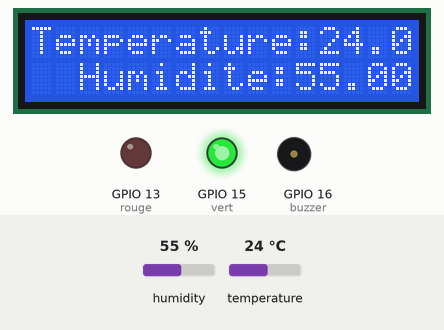
The sketch below on a simulated ESP8266 (NodeMCU). On the bench: 16×2 character LCD, output pins drawn as LEDs (lit = HIGH), buzzer (waves = sounding, pin HIGH). Dashed ring = blinking. Inputs (shaded band) come from the test bench; at power-on: temperature 24 °C, humidity 55 %. WiFi joins after 1.5 s; servers stay silent unless stated; what the sketch prints to the serial monitor is not drawn.

Above: at 4.6 s.
4.7 s: temperature set to 26 °C
At 8.2 s:
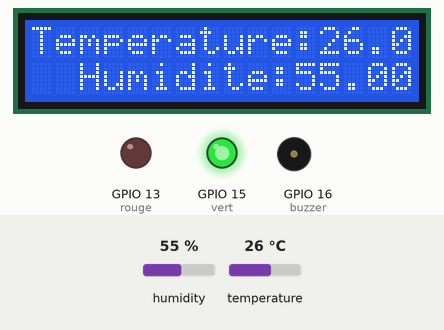
8.5 s: temperature set to 29 °C
At 10.3 s:
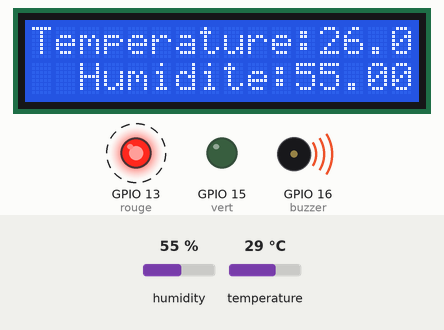
12.5 s: humidity set to 22 %
At 16.4 s:
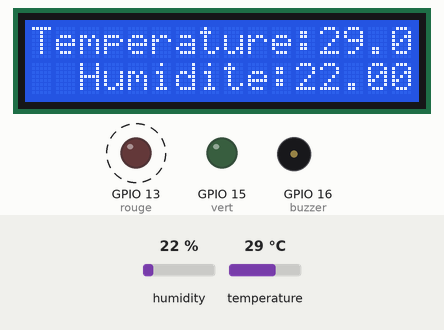
16.9 s: temperature set to 12 °C
At 20.2 s:
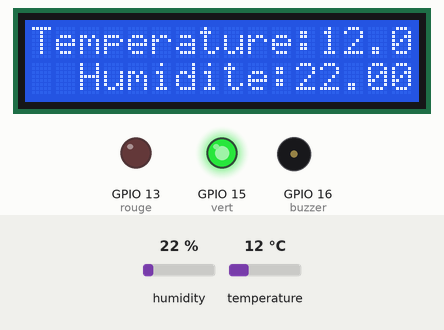
Timing chart, 0 to 21.4 s (numbered marks = the images above; inputs shaded):
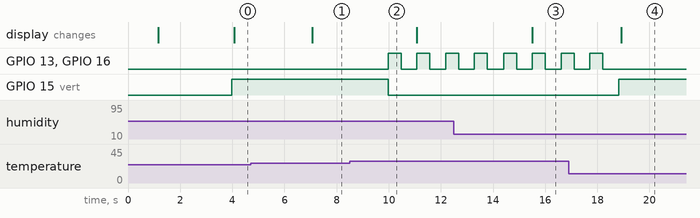

The sketch:

tempff.ino
```cpp
#include <Wire.h>   //  library for I2C protocol
#include <LiquidCrystal_I2C.h>  // library for I2C LCD
LiquidCrystal_I2C lcd(0x27,16,2);  // set the LCD address to 0x27 for a 16 chars and 2 line display
#define BLYNK_PRINT Serial

#include <ESP8266WiFi.h>
#include <BlynkSimpleEsp8266.h>
#include <DHT.h>
int x,y;
#define DHTPIN 2
#define buzzer 16
#define rouge 13
#define vert 15
// What digital pin we're connected to
// Uncomment whatever type you're using!
#define DHTTYPE DHT11     // DHT 11
//#define DHTTYPE DHT22   // DHT 22, AM2302, AM2321
//#define DHTTYPE DHT21   // DHT 21, AM2301

DHT dht(DHTPIN, DHTTYPE);
// You should get Auth Token in the Blynk App.
// Go to the Project Settings (nut icon).

char auth[] = "VDyXCRFvl-z4GvxuZF94Rl0XjkIzRRgU";

// Your WiFi credentials.
// Set password to "" for open networks.
char ssid[] = "Damouka";
char pass[] = "azertyazerty";

BlynkTimer timer;

void setup()
{ pinMode(buzzer,OUTPUT);
pinMode(rouge,OUTPUT);
pinMode(vert,OUTPUT);
pinMode(2,INPUT);
lcd.init();                      // initialize the lcd

   lcd.backlight(); // backlight ON

  lcd.print("Projet Semestriel");

  lcd.setCursor(2,1);
  Serial.print("ok1");
  lcd.print("Controle temp");


  delay(1000);
  lcd.init();
  // Debug console
  Serial.begin(9600);

  Blynk.begin(auth, ssid, pass);
  // You can also specify server:
  //Blynk.begin(auth, ssid, pass, "blynk-cloud.com", 80);
  //Blynk.begin(auth, ssid, pass, IPAddress(192,168,1,100), 8080);

  dht.begin();

  // Setup a function to be called every second
  timer.setInterval(1000L, sendSensor);
}

void loop()
{
  Blynk.run();
  timer.run();

}
void sendSensor()
{
  float h = dht.readHumidity();
  float t = dht.readTemperature(); // or dht.readTemperature(true) for Fahrenheit


  if (isnan(h) || isnan(t))
    {Serial.println("Failed to read from DHT sensor!");

    return;

  }
  // You can send any value at any time.
  // Please don't send more that 10 values per second.
  if (t>=28)

    {x=255;
    y=0;
    Blynk.virtualWrite(V7,x);
  Blynk.virtualWrite(V8,y);
      digitalWrite(vert,LOW);
      digitalWrite(buzzer,HIGH);
    digitalWrite(rouge,HIGH);
    delay(500);
    x=0;
    Blynk.virtualWrite(V7,x);
  Blynk.virtualWrite(V8,y);
    digitalWrite(buzzer,LOW);
    digitalWrite(rouge,LOW);
    delay(500);
    }
else
{y=255;
x=0;
Blynk.virtualWrite(V7,x);
  Blynk.virtualWrite(V8,y);
  digitalWrite(buzzer,LOW);
    digitalWrite(rouge,LOW);
    digitalWrite(vert,HIGH);

    }
  lcd.init();

   lcd.print("Temperature:");
  lcd.print(t);
  lcd.setCursor(2,1);
  lcd.print("Humidite:");
   lcd.print(h);

  Blynk.virtualWrite(V5, h);
  Blynk.virtualWrite(V6, t);


}
```

Measured:
- the behaviour switches between 27 and 28 °C on temperature (found by bisection; images 1 and 2)
- after the input at 4.7 s, the display: changes after 2.4 s (image 1)
- after the input at 8.5 s, GPIO 13 (rouge), GPIO 16 (buzzer): alternates HIGH for 0.50 s and LOW for 0.60 s, starting after 1.5 s; GPIO 15 (vert): HIGH → LOW after 1.5 s
- after the input at 12.5 s, the display: changes after 3.0 s (image 3)
- after the input at 16.9 s, GPIO 13 (rouge), GPIO 16 (buzzer): goes on until 18.2 s, then stays LOW; GPIO 15 (vert): LOW → HIGH after 1.9 s; the display: changes after 2.0 s (image 4)
